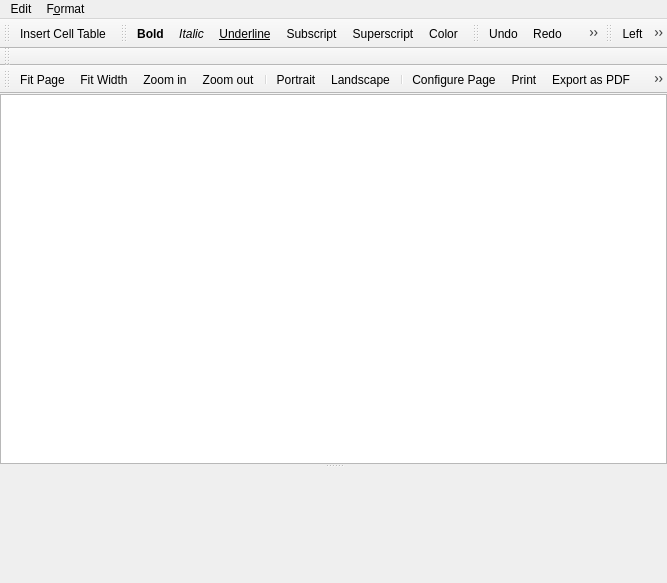
<?xml version="1.0" encoding="UTF-8"?>
<ui version="4.0">
 <class>PrintDialog</class>
 <widget class="QMainWindow" name="PrintDialog">
  <property name="geometry">
   <rect>
    <x>0</x>
    <y>0</y>
    <width>667</width>
    <height>583</height>
   </rect>
  </property>
  <property name="windowTitle">
   <string>MainWindow</string>
  </property>
  <widget class="QWidget" name="centralwidget">
   <layout class="QGridLayout" name="gridLayout">
    <property name="margin">
     <number>0</number>
    </property>
    <property name="spacing">
     <number>0</number>
    </property>
    <item row="0" column="0">
     <widget class="QSplitter" name="splitter">
      <property name="orientation">
       <enum>Qt::Vertical</enum>
      </property>
      <widget class="QTextEdit" name="textEdit">
       <property name="sizePolicy">
        <sizepolicy hsizetype="Expanding" vsizetype="Expanding">
         <horstretch>0</horstretch>
         <verstretch>1</verstretch>
        </sizepolicy>
       </property>
      </widget>
      <widget class="QWidget" name="previewFrame" native="true">
       <property name="sizePolicy">
        <sizepolicy hsizetype="Expanding" vsizetype="Expanding">
         <horstretch>0</horstretch>
         <verstretch>2</verstretch>
        </sizepolicy>
       </property>
      </widget>
     </widget>
    </item>
   </layout>
  </widget>
  <widget class="QToolBar" name="toolBar">
   <property name="windowTitle">
    <string>toolBar</string>
   </property>
   <attribute name="toolBarArea">
    <enum>TopToolBarArea</enum>
   </attribute>
   <attribute name="toolBarBreak">
    <bool>false</bool>
   </attribute>
   <addaction name="actionInsert_Cell_Table"/>
  </widget>
  <widget class="QToolBar" name="charFormatToolbar">
   <property name="windowTitle">
    <string>Format Actions</string>
   </property>
   <attribute name="toolBarArea">
    <enum>TopToolBarArea</enum>
   </attribute>
   <attribute name="toolBarBreak">
    <bool>false</bool>
   </attribute>
   <addaction name="actionTextBold"/>
   <addaction name="actionTextItalic"/>
   <addaction name="actionTextUnderline"/>
   <addaction name="actionSubscript"/>
   <addaction name="actionSuperscript"/>
   <addaction name="actionTextColor"/>
  </widget>
  <widget class="QToolBar" name="editToolbar">
   <property name="windowTitle">
    <string>Edit Actions</string>
   </property>
   <attribute name="toolBarArea">
    <enum>TopToolBarArea</enum>
   </attribute>
   <attribute name="toolBarBreak">
    <bool>false</bool>
   </attribute>
   <addaction name="actionUndo"/>
   <addaction name="actionRedo"/>
   <addaction name="actionCut"/>
   <addaction name="actionCopy"/>
   <addaction name="actionPaste"/>
  </widget>
  <widget class="QToolBar" name="paragraphFormatToolbar">
   <property name="windowTitle">
    <string>Format Actions</string>
   </property>
   <attribute name="toolBarArea">
    <enum>TopToolBarArea</enum>
   </attribute>
   <attribute name="toolBarBreak">
    <bool>false</bool>
   </attribute>
   <addaction name="actionAlignLeft"/>
   <addaction name="actionAlignCenter"/>
   <addaction name="actionAlignRight"/>
   <addaction name="actionAlignJustify"/>
  </widget>
  <widget class="QToolBar" name="formatToolbar">
   <property name="windowTitle">
    <string>Format Actions</string>
   </property>
   <property name="allowedAreas">
    <set>Qt::BottomToolBarArea|Qt::TopToolBarArea</set>
   </property>
   <attribute name="toolBarArea">
    <enum>TopToolBarArea</enum>
   </attribute>
   <attribute name="toolBarBreak">
    <bool>true</bool>
   </attribute>
  </widget>
  <widget class="QMenuBar" name="menuBar">
   <property name="geometry">
    <rect>
     <x>0</x>
     <y>0</y>
     <width>667</width>
     <height>18</height>
    </rect>
   </property>
   <widget class="QMenu" name="menuEdit">
    <property name="title">
     <string>Edit</string>
    </property>
    <addaction name="actionUndo"/>
    <addaction name="actionRedo"/>
    <addaction name="actionCut"/>
    <addaction name="actionCopy"/>
    <addaction name="actionPaste"/>
   </widget>
   <widget class="QMenu" name="menuF_ormat">
    <property name="title">
     <string>F&amp;ormat</string>
    </property>
    <addaction name="actionTextBold"/>
    <addaction name="actionTextItalic"/>
    <addaction name="actionTextUnderline"/>
    <addaction name="actionSubscript"/>
    <addaction name="actionSuperscript"/>
    <addaction name="separator"/>
    <addaction name="actionAlignLeft"/>
    <addaction name="actionAlignCenter"/>
    <addaction name="actionAlignRight"/>
    <addaction name="actionAlignJustify"/>
    <addaction name="separator"/>
    <addaction name="actionTextColor"/>
   </widget>
   <addaction name="menuEdit"/>
   <addaction name="menuF_ormat"/>
  </widget>
  <widget class="QToolBar" name="previewToolbar">
   <property name="windowTitle">
    <string>toolBar_2</string>
   </property>
   <attribute name="toolBarArea">
    <enum>TopToolBarArea</enum>
   </attribute>
   <attribute name="toolBarBreak">
    <bool>true</bool>
   </attribute>
   <addaction name="actionFitPage"/>
   <addaction name="actionFitWidth"/>
   <addaction name="actionZoomPreviewIn"/>
   <addaction name="actionZoomPreviewOut"/>
   <addaction name="separator"/>
   <addaction name="actionPortrait"/>
   <addaction name="actionLandscape"/>
   <addaction name="separator"/>
   <addaction name="actionConfigurePage"/>
   <addaction name="actionPrint"/>
   <addaction name="actionPrintPDF"/>
   <addaction name="actionPrintPS"/>
   <addaction name="actionPrintPNG"/>
   <addaction name="actionPrintSVG"/>
  </widget>
  <action name="actionInsert_Cell_Table">
   <property name="text">
    <string>Insert Cell Table</string>
   </property>
  </action>
  <action name="actionPrint">
   <property name="icon">
    <iconset resource="../resources/resources.qrc">
     <normaloff>:/icons/icons/fileprint.png</normaloff>:/icons/icons/fileprint.png</iconset>
   </property>
   <property name="text">
    <string>Print</string>
   </property>
  </action>
  <action name="actionTextBold">
   <property name="checkable">
    <bool>true</bool>
   </property>
   <property name="icon">
    <iconset resource="../resources/resources.qrc">
     <normaloff>:/icons/icons/textbold.png</normaloff>:/icons/icons/textbold.png</iconset>
   </property>
   <property name="text">
    <string>&amp;Bold</string>
   </property>
   <property name="toolTip">
    <string>Bold</string>
   </property>
   <property name="font">
    <font>
     <weight>75</weight>
     <bold>true</bold>
    </font>
   </property>
  </action>
  <action name="actionTextUnderline">
   <property name="checkable">
    <bool>true</bool>
   </property>
   <property name="icon">
    <iconset resource="../resources/resources.qrc">
     <normaloff>:/icons/icons/textunder.png</normaloff>:/icons/icons/textunder.png</iconset>
   </property>
   <property name="text">
    <string>&amp;Underline</string>
   </property>
   <property name="font">
    <font>
     <underline>true</underline>
    </font>
   </property>
  </action>
  <action name="actionTextItalic">
   <property name="checkable">
    <bool>true</bool>
   </property>
   <property name="icon">
    <iconset resource="../resources/resources.qrc">
     <normaloff>:/icons/icons/textitalic.png</normaloff>:/icons/icons/textitalic.png</iconset>
   </property>
   <property name="text">
    <string>&amp;Italic</string>
   </property>
   <property name="font">
    <font>
     <italic>true</italic>
    </font>
   </property>
  </action>
  <action name="actionSubscript">
   <property name="checkable">
    <bool>true</bool>
   </property>
   <property name="icon">
    <iconset resource="../resources/resources.qrc">
     <normaloff>:/icons/icons/textsubscript.png</normaloff>:/icons/icons/textsubscript.png</iconset>
   </property>
   <property name="text">
    <string>S&amp;ubscript</string>
   </property>
   <property name="shortcut">
    <string>Ctrl+-</string>
   </property>
  </action>
  <action name="actionSuperscript">
   <property name="checkable">
    <bool>true</bool>
   </property>
   <property name="icon">
    <iconset resource="../resources/resources.qrc">
     <normaloff>:/icons/icons/textsuperscript.png</normaloff>:/icons/icons/textsuperscript.png</iconset>
   </property>
   <property name="text">
    <string>Su&amp;perscript</string>
   </property>
   <property name="shortcut">
    <string>Ctrl++</string>
   </property>
  </action>
  <action name="actionAlignLeft">
   <property name="checkable">
    <bool>true</bool>
   </property>
   <property name="icon">
    <iconset resource="../resources/resources.qrc">
     <normaloff>:/icons/icons/textleft.png</normaloff>:/icons/icons/textleft.png</iconset>
   </property>
   <property name="text">
    <string>&amp;Left</string>
   </property>
   <property name="shortcut">
    <string>Ctrl+L</string>
   </property>
  </action>
  <action name="actionAlignCenter">
   <property name="checkable">
    <bool>true</bool>
   </property>
   <property name="icon">
    <iconset resource="../resources/resources.qrc">
     <normaloff>:/icons/icons/textcenter.png</normaloff>:/icons/icons/textcenter.png</iconset>
   </property>
   <property name="text">
    <string>C&amp;enter</string>
   </property>
   <property name="shortcut">
    <string>Ctrl+E</string>
   </property>
  </action>
  <action name="actionAlignRight">
   <property name="checkable">
    <bool>true</bool>
   </property>
   <property name="icon">
    <iconset resource="../resources/resources.qrc">
     <normaloff>:/icons/icons/textright.png</normaloff>:/icons/icons/textright.png</iconset>
   </property>
   <property name="text">
    <string>&amp;Right</string>
   </property>
   <property name="shortcut">
    <string>Ctrl+R</string>
   </property>
  </action>
  <action name="actionAlignJustify">
   <property name="checkable">
    <bool>true</bool>
   </property>
   <property name="icon">
    <iconset resource="../resources/resources.qrc">
     <normaloff>:/icons/icons/textjustify.png</normaloff>:/icons/icons/textjustify.png</iconset>
   </property>
   <property name="text">
    <string>&amp;Justify</string>
   </property>
   <property name="shortcut">
    <string>Ctrl+J</string>
   </property>
  </action>
  <action name="actionUndo">
   <property name="icon">
    <iconset resource="../resources/resources.qrc">
     <normaloff>:/icons/icons/editundo.png</normaloff>:/icons/icons/editundo.png</iconset>
   </property>
   <property name="text">
    <string>Undo</string>
   </property>
   <property name="toolTip">
    <string>&amp;Undo</string>
   </property>
  </action>
  <action name="actionRedo">
   <property name="icon">
    <iconset resource="../resources/resources.qrc">
     <normaloff>:/icons/icons/editredo.png</normaloff>:/icons/icons/editredo.png</iconset>
   </property>
   <property name="text">
    <string>Redo</string>
   </property>
   <property name="toolTip">
    <string>&amp;Redo</string>
   </property>
  </action>
  <action name="actionCut">
   <property name="icon">
    <iconset resource="../resources/resources.qrc">
     <normaloff>:/icons/icons/editcut.png</normaloff>:/icons/icons/editcut.png</iconset>
   </property>
   <property name="text">
    <string>Cut</string>
   </property>
  </action>
  <action name="actionCopy">
   <property name="icon">
    <iconset resource="../resources/resources.qrc">
     <normaloff>:/icons/icons/editcopy.png</normaloff>:/icons/icons/editcopy.png</iconset>
   </property>
   <property name="text">
    <string>Copy</string>
   </property>
  </action>
  <action name="actionPaste">
   <property name="icon">
    <iconset resource="../resources/resources.qrc">
     <normaloff>:/icons/icons/editpaste.png</normaloff>:/icons/icons/editpaste.png</iconset>
   </property>
   <property name="text">
    <string>Paste</string>
   </property>
  </action>
  <action name="actionTextColor">
   <property name="text">
    <string>&amp;Color...</string>
   </property>
   <property name="toolTip">
    <string>Color</string>
   </property>
  </action>
  <action name="actionFitPage">
   <property name="checkable">
    <bool>true</bool>
   </property>
   <property name="icon">
    <iconset resource="../resources/resources.qrc">
     <normaloff>:/icons/icons/fit-page.png</normaloff>:/icons/icons/fit-page.png</iconset>
   </property>
   <property name="text">
    <string>Fit Page</string>
   </property>
  </action>
  <action name="actionZoomPreviewIn">
   <property name="icon">
    <iconset resource="../resources/resources.qrc">
     <normaloff>:/icons/icons/viewmag+.png</normaloff>:/icons/icons/viewmag+.png</iconset>
   </property>
   <property name="text">
    <string>Zoom in</string>
   </property>
  </action>
  <action name="actionZoomPreviewOut">
   <property name="icon">
    <iconset resource="../resources/resources.qrc">
     <normaloff>:/icons/icons/viewmag-.png</normaloff>:/icons/icons/viewmag-.png</iconset>
   </property>
   <property name="text">
    <string>Zoom out</string>
   </property>
  </action>
  <action name="actionFitWidth">
   <property name="checkable">
    <bool>true</bool>
   </property>
   <property name="icon">
    <iconset resource="../resources/resources.qrc">
     <normaloff>:/icons/icons/fit-width.png</normaloff>:/icons/icons/fit-width.png</iconset>
   </property>
   <property name="text">
    <string>Fit Width</string>
   </property>
  </action>
  <action name="actionConfigurePage">
   <property name="icon">
    <iconset resource="../resources/resources.qrc">
     <normaloff>:/icons/icons/page-setup.png</normaloff>:/icons/icons/page-setup.png</iconset>
   </property>
   <property name="text">
    <string>Configure Page</string>
   </property>
  </action>
  <action name="actionLandscape">
   <property name="checkable">
    <bool>true</bool>
   </property>
   <property name="icon">
    <iconset resource="../resources/resources.qrc">
     <normaloff>:/icons/icons/layout-landscape.png</normaloff>:/icons/icons/layout-landscape.png</iconset>
   </property>
   <property name="text">
    <string>Landscape</string>
   </property>
  </action>
  <action name="actionPortrait">
   <property name="checkable">
    <bool>true</bool>
   </property>
   <property name="icon">
    <iconset resource="../resources/resources.qrc">
     <normaloff>:/icons/icons/layout-portrait.png</normaloff>:/icons/icons/layout-portrait.png</iconset>
   </property>
   <property name="text">
    <string>Portrait</string>
   </property>
   <property name="toolTip">
    <string>Portrait</string>
   </property>
  </action>
  <action name="actionPrintPDF">
   <property name="icon">
    <iconset resource="../resources/resources.qrc">
     <normaloff>:/icons/icons/fileprintpdf.png</normaloff>:/icons/icons/fileprintpdf.png</iconset>
   </property>
   <property name="text">
    <string>Export as PDF</string>
   </property>
  </action>
  <action name="actionPrintPS">
   <property name="icon">
    <iconset resource="../resources/resources.qrc">
     <normaloff>:/icons/icons/fileprintps.png</normaloff>:/icons/icons/fileprintps.png</iconset>
   </property>
   <property name="text">
    <string>Export as Postscript</string>
   </property>
  </action>
  <action name="actionPrintPNG">
   <property name="icon">
    <iconset resource="../resources/resources.qrc">
     <normaloff>:/icons/icons/fileprintpng.png</normaloff>:/icons/icons/fileprintpng.png</iconset>
   </property>
   <property name="text">
    <string>Export as PNG</string>
   </property>
  </action>
  <action name="actionPrintSVG">
   <property name="icon">
    <iconset resource="../resources/resources.qrc">
     <normaloff>:/icons/icons/fileprintsvg.png</normaloff>:/icons/icons/fileprintsvg.png</iconset>
   </property>
   <property name="text">
    <string>Export as SVG</string>
   </property>
  </action>
 </widget>
 <resources>
  <include location="../resources/resources.qrc"/>
 </resources>
 <connections>
  <connection>
   <sender>actionPrint</sender>
   <signal>triggered()</signal>
   <receiver>PrintDialog</receiver>
   <slot>printToPrinter()</slot>
   <hints>
    <hint type="sourcelabel">
     <x>-1</x>
     <y>-1</y>
    </hint>
    <hint type="destinationlabel">
     <x>290</x>
     <y>263</y>
    </hint>
   </hints>
  </connection>
  <connection>
   <sender>textEdit</sender>
   <signal>currentCharFormatChanged(QTextCharFormat)</signal>
   <receiver>PrintDialog</receiver>
   <slot>currentCharFormatChanged(QTextCharFormat)</slot>
   <hints>
    <hint type="sourcelabel">
     <x>175</x>
     <y>157</y>
    </hint>
    <hint type="destinationlabel">
     <x>498</x>
     <y>125</y>
    </hint>
   </hints>
  </connection>
  <connection>
   <sender>textEdit</sender>
   <signal>cursorPositionChanged()</signal>
   <receiver>PrintDialog</receiver>
   <slot>cursorPositionChanged()</slot>
   <hints>
    <hint type="sourcelabel">
     <x>381</x>
     <y>82</y>
    </hint>
    <hint type="destinationlabel">
     <x>494</x>
     <y>77</y>
    </hint>
   </hints>
  </connection>
  <connection>
   <sender>actionUndo</sender>
   <signal>triggered()</signal>
   <receiver>textEdit</receiver>
   <slot>undo()</slot>
   <hints>
    <hint type="sourcelabel">
     <x>-1</x>
     <y>-1</y>
    </hint>
    <hint type="destinationlabel">
     <x>249</x>
     <y>154</y>
    </hint>
   </hints>
  </connection>
  <connection>
   <sender>actionRedo</sender>
   <signal>triggered()</signal>
   <receiver>textEdit</receiver>
   <slot>redo()</slot>
   <hints>
    <hint type="sourcelabel">
     <x>-1</x>
     <y>-1</y>
    </hint>
    <hint type="destinationlabel">
     <x>249</x>
     <y>154</y>
    </hint>
   </hints>
  </connection>
  <connection>
   <sender>actionCut</sender>
   <signal>triggered()</signal>
   <receiver>textEdit</receiver>
   <slot>cut()</slot>
   <hints>
    <hint type="sourcelabel">
     <x>-1</x>
     <y>-1</y>
    </hint>
    <hint type="destinationlabel">
     <x>249</x>
     <y>154</y>
    </hint>
   </hints>
  </connection>
  <connection>
   <sender>actionCopy</sender>
   <signal>triggered()</signal>
   <receiver>textEdit</receiver>
   <slot>copy()</slot>
   <hints>
    <hint type="sourcelabel">
     <x>-1</x>
     <y>-1</y>
    </hint>
    <hint type="destinationlabel">
     <x>249</x>
     <y>154</y>
    </hint>
   </hints>
  </connection>
  <connection>
   <sender>actionPaste</sender>
   <signal>triggered()</signal>
   <receiver>textEdit</receiver>
   <slot>paste()</slot>
   <hints>
    <hint type="sourcelabel">
     <x>-1</x>
     <y>-1</y>
    </hint>
    <hint type="destinationlabel">
     <x>249</x>
     <y>154</y>
    </hint>
   </hints>
  </connection>
  <connection>
   <sender>textEdit</sender>
   <signal>copyAvailable(bool)</signal>
   <receiver>actionCut</receiver>
   <slot>setEnabled(bool)</slot>
   <hints>
    <hint type="sourcelabel">
     <x>249</x>
     <y>154</y>
    </hint>
    <hint type="destinationlabel">
     <x>-1</x>
     <y>-1</y>
    </hint>
   </hints>
  </connection>
  <connection>
   <sender>textEdit</sender>
   <signal>copyAvailable(bool)</signal>
   <receiver>actionCopy</receiver>
   <slot>setEnabled(bool)</slot>
   <hints>
    <hint type="sourcelabel">
     <x>249</x>
     <y>154</y>
    </hint>
    <hint type="destinationlabel">
     <x>-1</x>
     <y>-1</y>
    </hint>
   </hints>
  </connection>
  <connection>
   <sender>actionTextBold</sender>
   <signal>triggered()</signal>
   <receiver>PrintDialog</receiver>
   <slot>textBold()</slot>
   <hints>
    <hint type="sourcelabel">
     <x>-1</x>
     <y>-1</y>
    </hint>
    <hint type="destinationlabel">
     <x>249</x>
     <y>288</y>
    </hint>
   </hints>
  </connection>
  <connection>
   <sender>actionTextItalic</sender>
   <signal>triggered()</signal>
   <receiver>PrintDialog</receiver>
   <slot>textItalic()</slot>
   <hints>
    <hint type="sourcelabel">
     <x>-1</x>
     <y>-1</y>
    </hint>
    <hint type="destinationlabel">
     <x>249</x>
     <y>288</y>
    </hint>
   </hints>
  </connection>
  <connection>
   <sender>actionTextUnderline</sender>
   <signal>triggered()</signal>
   <receiver>PrintDialog</receiver>
   <slot>textUnderline()</slot>
   <hints>
    <hint type="sourcelabel">
     <x>-1</x>
     <y>-1</y>
    </hint>
    <hint type="destinationlabel">
     <x>249</x>
     <y>288</y>
    </hint>
   </hints>
  </connection>
  <connection>
   <sender>actionSubscript</sender>
   <signal>triggered(bool)</signal>
   <receiver>PrintDialog</receiver>
   <slot>textSubscript(bool)</slot>
   <hints>
    <hint type="sourcelabel">
     <x>-1</x>
     <y>-1</y>
    </hint>
    <hint type="destinationlabel">
     <x>249</x>
     <y>288</y>
    </hint>
   </hints>
  </connection>
  <connection>
   <sender>actionSuperscript</sender>
   <signal>triggered(bool)</signal>
   <receiver>PrintDialog</receiver>
   <slot>textSuperscript(bool)</slot>
   <hints>
    <hint type="sourcelabel">
     <x>-1</x>
     <y>-1</y>
    </hint>
    <hint type="destinationlabel">
     <x>249</x>
     <y>288</y>
    </hint>
   </hints>
  </connection>
  <connection>
   <sender>actionTextColor</sender>
   <signal>triggered()</signal>
   <receiver>PrintDialog</receiver>
   <slot>textColor()</slot>
   <hints>
    <hint type="sourcelabel">
     <x>-1</x>
     <y>-1</y>
    </hint>
    <hint type="destinationlabel">
     <x>333</x>
     <y>288</y>
    </hint>
   </hints>
  </connection>
  <connection>
   <sender>actionConfigurePage</sender>
   <signal>triggered()</signal>
   <receiver>PrintDialog</receiver>
   <slot>previewSetupPage()</slot>
   <hints>
    <hint type="sourcelabel">
     <x>-1</x>
     <y>-1</y>
    </hint>
    <hint type="destinationlabel">
     <x>333</x>
     <y>291</y>
    </hint>
   </hints>
  </connection>
  <connection>
   <sender>actionPrintPDF</sender>
   <signal>triggered()</signal>
   <receiver>PrintDialog</receiver>
   <slot>printToPdf()</slot>
   <hints>
    <hint type="sourcelabel">
     <x>-1</x>
     <y>-1</y>
    </hint>
    <hint type="destinationlabel">
     <x>333</x>
     <y>291</y>
    </hint>
   </hints>
  </connection>
  <connection>
   <sender>actionPrintPS</sender>
   <signal>triggered()</signal>
   <receiver>PrintDialog</receiver>
   <slot>printToPS()</slot>
   <hints>
    <hint type="sourcelabel">
     <x>-1</x>
     <y>-1</y>
    </hint>
    <hint type="destinationlabel">
     <x>333</x>
     <y>291</y>
    </hint>
   </hints>
  </connection>
  <connection>
   <sender>actionPrintPNG</sender>
   <signal>triggered()</signal>
   <receiver>PrintDialog</receiver>
   <slot>printToPng()</slot>
   <hints>
    <hint type="sourcelabel">
     <x>-1</x>
     <y>-1</y>
    </hint>
    <hint type="destinationlabel">
     <x>333</x>
     <y>291</y>
    </hint>
   </hints>
  </connection>
  <connection>
   <sender>actionPrintSVG</sender>
   <signal>triggered()</signal>
   <receiver>PrintDialog</receiver>
   <slot>printToSvg()</slot>
   <hints>
    <hint type="sourcelabel">
     <x>-1</x>
     <y>-1</y>
    </hint>
    <hint type="destinationlabel">
     <x>333</x>
     <y>291</y>
    </hint>
   </hints>
  </connection>
 </connections>
 <slots>
  <slot>printToPrinter()</slot>
  <slot>currentCharFormatChanged(QTextCharFormat)</slot>
  <slot>cursorPositionChanged()</slot>
  <slot>printPreview(QPrinter*)</slot>
  <slot>textBold()</slot>
  <slot>textUnderline()</slot>
  <slot>textItalic()</slot>
  <slot>textSubscript(bool)</slot>
  <slot>textSuperscript(bool)</slot>
  <slot>textColor()</slot>
  <slot>previewUpdateZoomFactor()</slot>
  <slot>previewSetupPage()</slot>
  <slot>printToPdf()</slot>
  <slot>printToPS()</slot>
  <slot>printToPng()</slot>
  <slot>printToSvg()</slot>
 </slots>
</ui>
